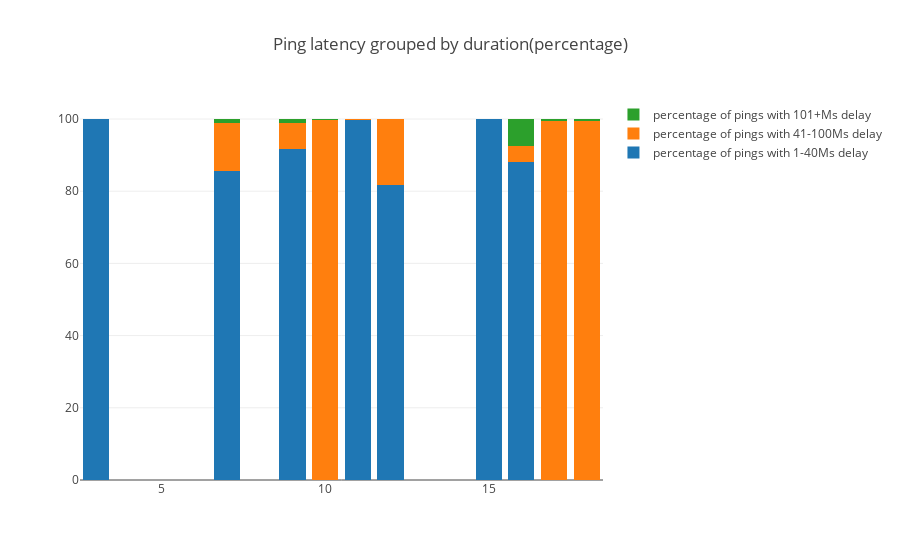
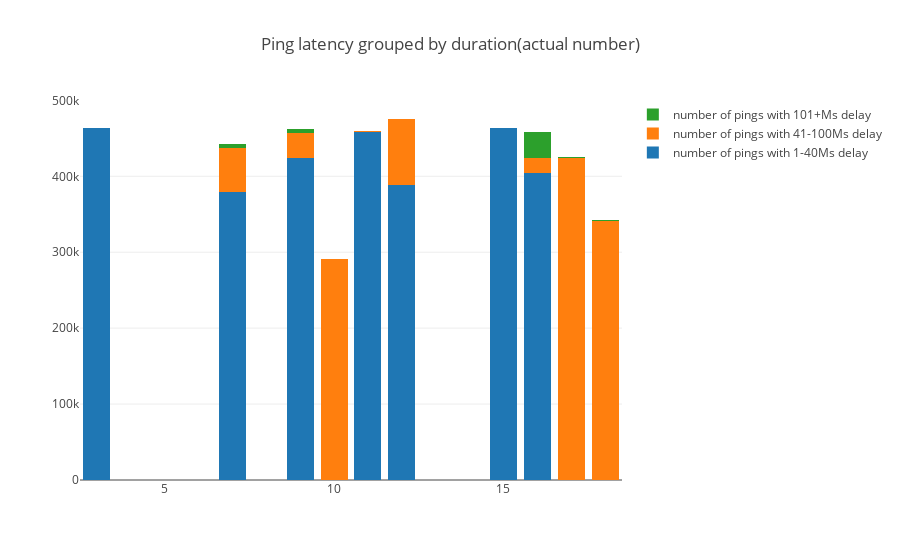

These figures' notebook cell, in order:
### Code cell
packets_sent_dec= [(a + b +c) for a, b,c in zip(ping_group1, ping_group2,ping_group3)]
trace1 = go.Bar(
            x=device_numbers_dec,
            y=[(a / b)*100 for a, b in zip(ping_group1, packets_sent_dec)],
            name='percentage of pings with 1-40Ms delay',
    )
trace2 = go.Bar(
            x=device_numbers_dec,
            y=[(a / b)*100 for a, b in zip(ping_group2, packets_sent_dec)],
            name='percentage of pings with 41-100Ms delay',
    
    )
trace3 = go.Bar(
            x=device_numbers_dec,
            y=[(a / b)*100 for a, b in zip(ping_group3, packets_sent_dec)],
            name='percentage of pings with 101+Ms delay',
    
    )
data1 = [trace1, trace2, trace3]

trace4 = go.Bar(
            x=device_numbers_dec,
            y=ping_group1,
            name='number of pings with 1-40Ms delay',
    )
trace5 = go.Bar(
            x=device_numbers_dec,
            y=ping_group2,
            name='number of pings with 41-100Ms delay',
    
    )
trace6 = go.Bar(
            x=device_numbers_dec,
            y=ping_group3,
            name='number of pings with 101+Ms delay',
    
    )
data2 = [trace4, trace5, trace6]

layout1 = go.Layout(
        barmode='stack',
        title=" Ping latency grouped by duration(percentage)"
    )
layout2 = go.Layout(
        barmode='stack',
        title=" Ping latency grouped by duration(actual number)"
    )
fig1 = go.Figure(data=data1, layout=layout1)
fig2 = go.Figure(data=data2, layout=layout2)
iplot(fig1)
iplot(fig2)

### Figure 1 — Plotly figure (JSON) as saved in the notebook; plotly's stock layout.template omitted (floating-point values rounded to 4 significant figures)
{"data": [{"name": "percentage of pings with 1-40Ms delay", "type": "bar", "x": [3, 7, 9, 10, 11, 12, 15, 16, 17, 18], "y": [99.94, 85.65, 91.73, 0, 99.65, 81.67, 99.97, 88.13, 0, 0]}, {"name": "percentage of pings with 41-100Ms delay", "type": "bar", "x": [3, 7, 9, 10, 11, 12, 15, 16, 17, 18], "y": [0.06143, 13.12, 7.103, 99.83, 0.3524, 18.23, 0.03083, 4.305, 99.54, 99.39]}, {"name": "percentage of pings with 101+Ms delay", "type": "bar", "x": [3, 7, 9, 10, 11, 12, 15, 16, 17, 18], "y": [0, 1.236, 1.171, 0.1656, 0.0002173, 0.1031, 0.00194, 7.57, 0.459, 0.6066]}], "layout": {"barmode": "stack", "title": " Ping latency grouped by duration(percentage)"}}

### Figure 2 — Plotly figure (JSON) as saved in the notebook; plotly's stock layout.template omitted (floating-point values rounded to 4 significant figures)
{"data": [{"name": "number of pings with 1-40Ms delay", "type": "bar", "x": [3, 7, 9, 10, 11, 12, 15, 16, 17, 18], "y": [463621, 378708, 424086, 0, 458606, 388308, 463726, 404217, 0, 0]}, {"name": "number of pings with 41-100Ms delay", "type": "bar", "x": [3, 7, 9, 10, 11, 12, 15, 16, 17, 18], "y": [285, 57993, 32838, 291206, 1622, 86674, 143, 19745, 423567, 340501]}, {"name": "number of pings with 101+Ms delay", "type": "bar", "x": [3, 7, 9, 10, 11, 12, 15, 16, 17, 18], "y": [0, 5464, 5416, 483, 1, 490, 9, 34723, 1953, 2078]}], "layout": {"barmode": "stack", "title": " Ping latency grouped by duration(actual number)"}}
